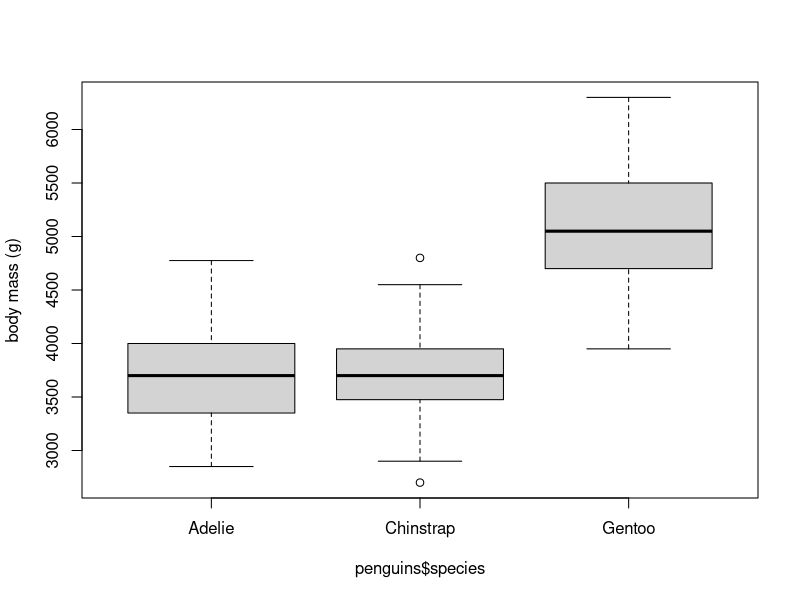
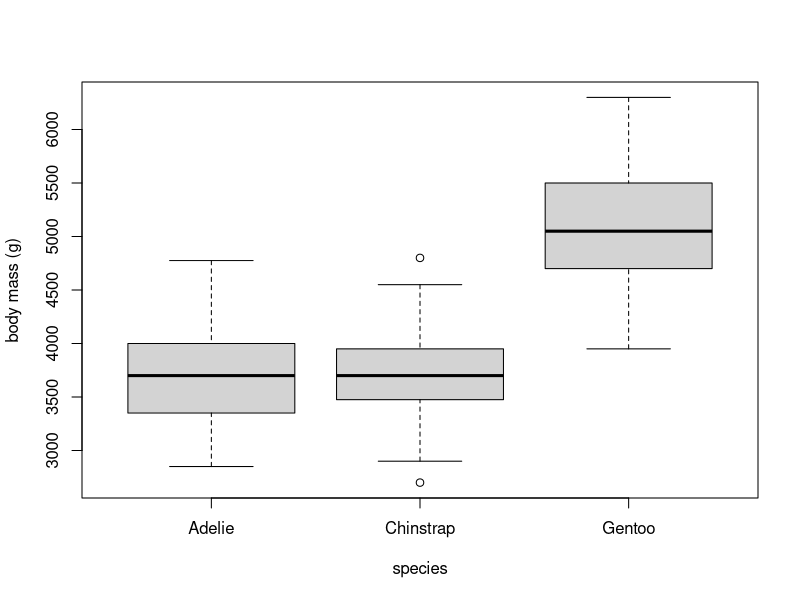
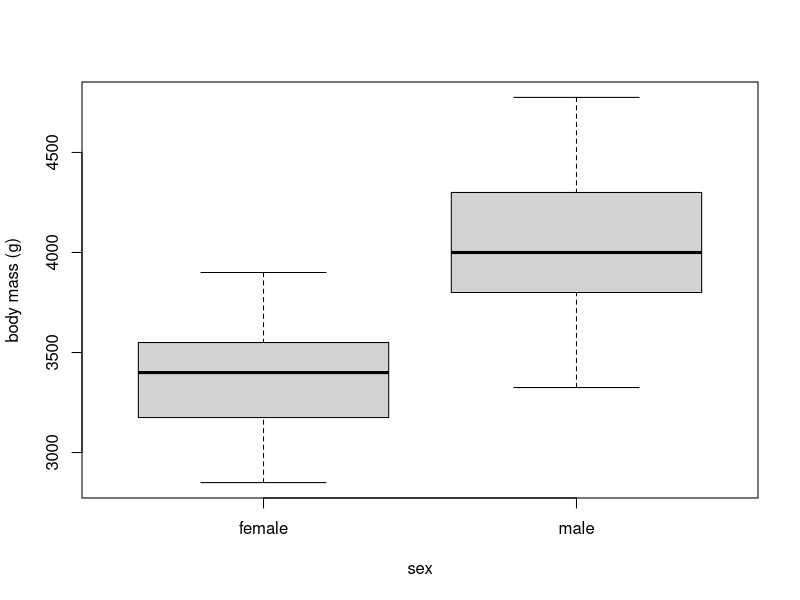
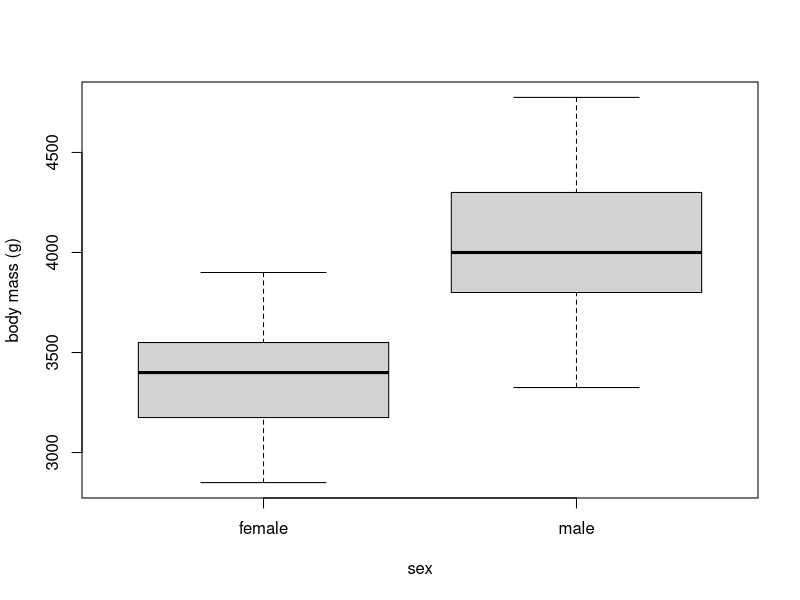
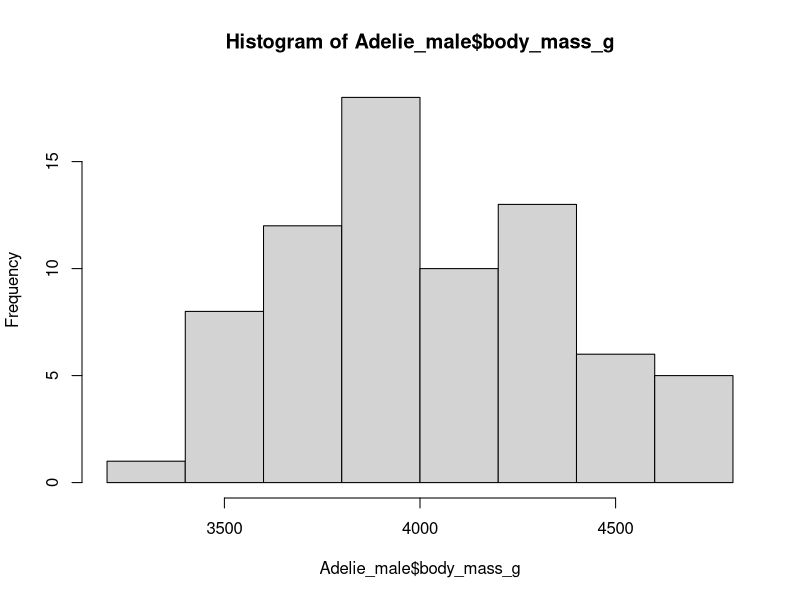
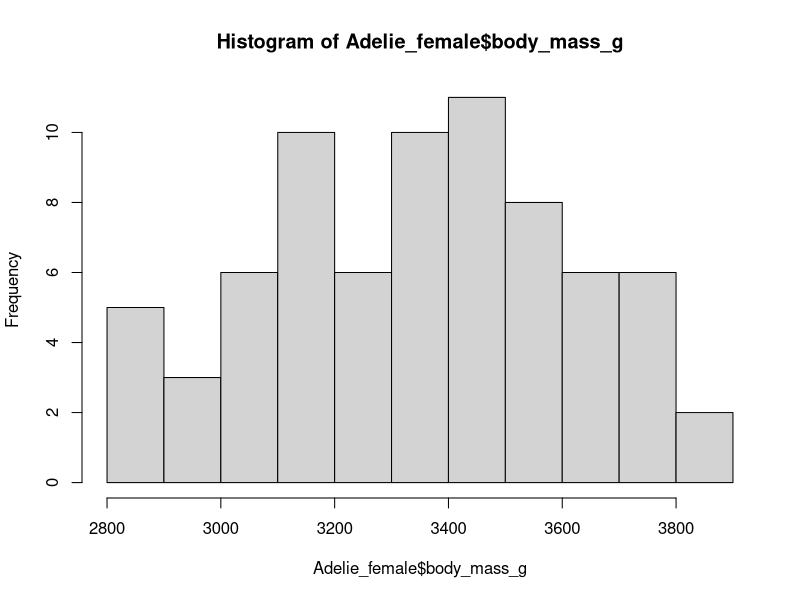
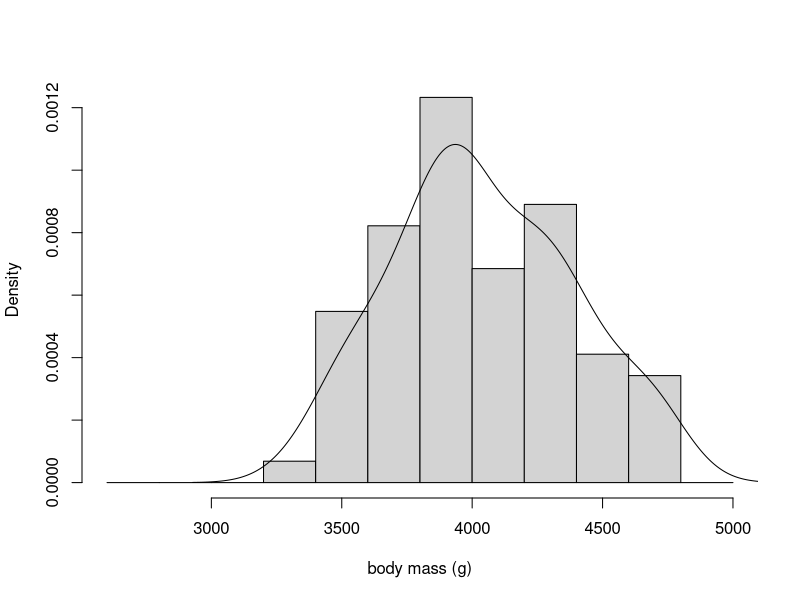
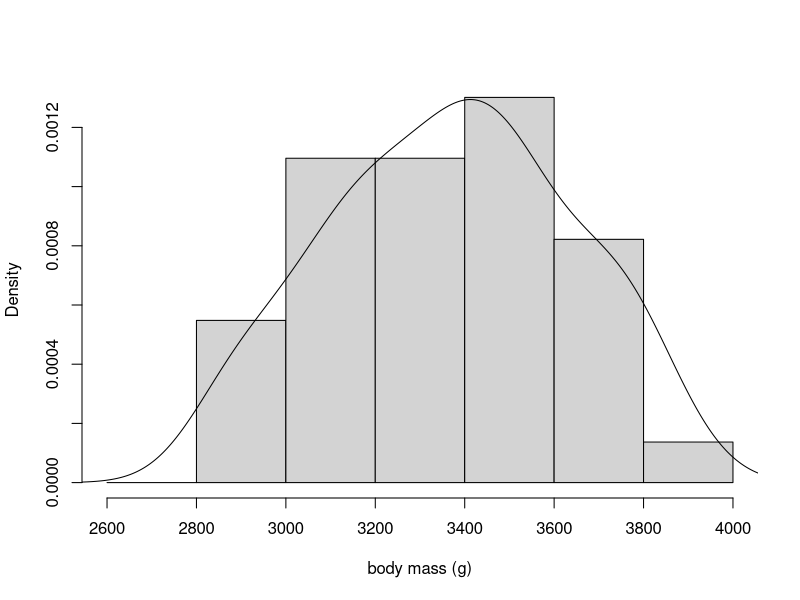

Recreate these plots in R, in order.
## ---- chunk 1
knitr::opts_chunk$set(echo = TRUE) # uncomment if producing answer sheet
#knitr::opts_chunk$set(echo = TRUE, results = "hide", fig.show="hide") # uncomment if producing workshop sheet
answer_sheet <- TRUE # Put this to TRUE to generate the workshop sheet with answers, FALSE to generate the workshop sheet without answers
## ---- chunk 2
penguins<-read.table("penguins.txt",header=TRUE)
Gentoo<-subset(penguins,species=="Gentoo")
Adelie<-subset(penguins,species=="Adelie")
Chinstrap<-subset(penguins,species=="Chinstrap")
## ---- chunk 3
#this is a simple way to code for a boxplot
boxplot(penguins$body_mass_g~penguins$species, ylab= "body mass (g)")
#you can also specify a boxplot by groups using the code below
boxplot(body_mass_g ~ species, data = penguins, 
        ylab = "body mass (g)", xlab = "species")
## ---- chunk 4
#there are a couple of ways you could code for the boxplot with sex as grouping variable
boxplot(Adelie$body_mass_g~Adelie$sex,
        ylab = "body mass (g)", xlab = "sex")
boxplot(body_mass_g~sex,data=Adelie,
        ylab= "body mass (g)", xlab= "sex")
#to create the histogram for each sex you need to start by subsetting the Adelie dataset.
Adelie_male<-subset(Adelie,sex=="male")
Adelie_female<-subset(Adelie,sex=="female")
#to plot separate histograms with kernel density curves (=empirical probability curves), you need to determine the density values and then add the curve to the histogram using the lines() command.  Note that I have included a term for the breaks so that I could specify the x-axis range and bin size.  Remember if you want to know what the minimum and maximum values are for a dataset, you can use the summary() command.
hist(Adelie_male$body_mass_g)
hist(Adelie_female$body_mass_g)
dens_male <- density(Adelie_male$body_mass_g)
dens_female<-density(Adelie_female$body_mass_g)
summary(Adelie$body_mass_g)
brk_m <- seq(from = 2600, to = 5000, by = 200)
hist(Adelie_male$body_mass_g, breaks = brk_m, xlab = "body mass (g)", main=NULL,
     freq = FALSE)
lines(dens_male)
brk_f <- seq(from = 2600, to = 4000, by = 200)
hist(Adelie_female$body_mass_g, breaks = brk_f, xlab = "body mass (g)", main=NULL,
     freq = FALSE)
lines(dens_female)
# install.packages("vioplot")#note I have commented this line as you only need to use it once on a computer
library(sm)
library(zoo)
library(vioplot)
vioplot(body_mass_g ~ sex, data = Adelie, 
        ylab = "body mass (g)", xlab = "sex",
        col = "lightblue")
## ---- chunk 5
# It looks like there are two potential outliers in the Chinstrap species. If you are confident that you have outliers, you can create a copy of the data set and remove them from the copy. If unsure, discuss with a member of staff.  You can create a copy of the data set in excel and reload the new file or you could use a command that removes the maximum or minimum values from a dataset as illustrated in the section on optional activities at the end of the workshop.  
## ---- chunk 6
# From the boxplot, one can see that the IQR of the two sexes do not overlap.  One can also see that the median values (dark line in the IQR box) are not central which suggests that there is some skewness in the distributions.  But the whiskers are of similar lengths both above and below the boxes, suggesting that there is reasonable symmetry in the distributions.

# The histograms suggest that the spread of the male body mass values have a larger spread then those for the females.  The density curves suggest that there is reasonable symmetry in the distributions.

# The violin plots confirm reasonably good symmetry, strong central tendency.  The earlier plots tell us much the same thing but we could have used only a violin plot and gotten the insight provided by both the boxplot and the histograms.  The violin plot shows us the distribution similar to the histograms, shows us the symmetry that we can see with the whiskers in the boxplot.
## ---- chunk 7
# testing assumption of normality
qqnorm(Adelie_male$body_mass_g)
qqline(Adelie_male$body_mass_g)
qqnorm(Adelie_female$body_mass_g)
qqline(Adelie_female$body_mass_g)
## ---- chunk 8
sd_male<-sd(Adelie_male$body_mass_g)
sd_female<-sd(Adelie_female$body_mass_g)
F_ratio<-((sd(Adelie_female$body_mass_g)) / (sd(Adelie_male$body_mass_g)))^2
## ---- chunk 9
# test for unequal variances
t.test(body_mass_g ~ sex, data=Adelie, 
         alternative = "two.sided", var.equal = FALSE)
## ---- chunk 10
# That we can reject the null hypothesis and conclude that the body mass is different for male and female Adelie penguins.  By looking at the mean values, we can see that male birds have greater body mass than female birds.  The data met all of the assumptions apart from homogeneity of variance.
## ---- chunk 11
# Body mass (g) was different for male and female Adelie penguins (t = -13.13, df=135.7, p<0.001) with a mean difference of 675 g (95% CI of the difference = [-776, -573].

# A useful plot would be one with mean values with 95% CI for the two sexes side by side or a table with descriptive statistics (e.g., mean, SE, N).
## ---- chunk 12
plot(Adelie_male$body_mass_g)
plot(Adelie_female$body_mass_g)
## ---- chunk 13
Chinstrap2 <- subset(Chinstrap, body_mass_g > min(Chinstrap$body_mass_g))
Chinstrap3 <- subset(Chinstrap2, body_mass_g < max(Chinstrap$body_mass_g))
## ---- chunk 14
# test for equal variances
var.test(body_mass_g ~ sex, data=Adelie, 
       alternative = "two.sided")
var.test(body_mass_g ~ sex, data=Gentoo, 
         alternative = "two.sided")
